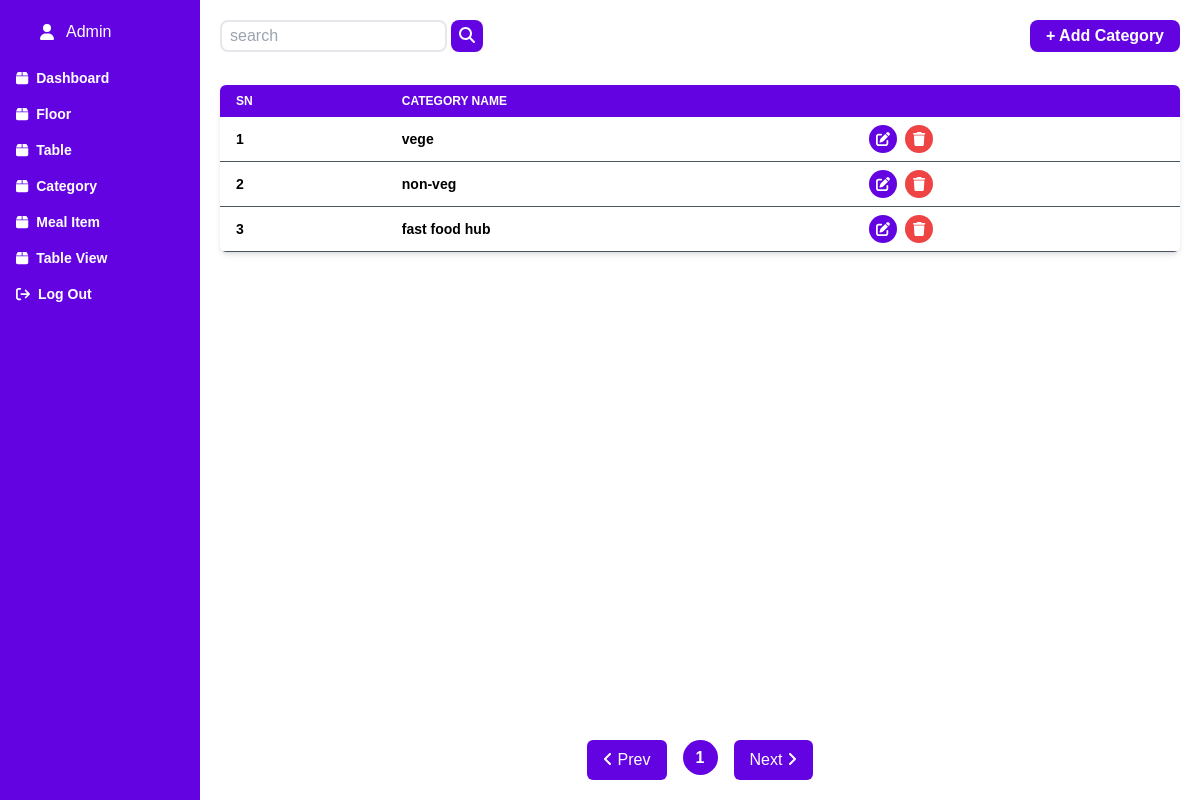
Page /restaurent/addcategory (signed in) on the committed database.
### restaurentapp/models.py (models this page shows, shortened)
class Category(models.Model):
   id = models.BigAutoField(primary_key=True)
   name = models.CharField(max_length=300)
   icon = models.TextField()
   class Meta:
      verbose_name = 'Category'
      verbose_name_plural = 'Categories'

### restaurentapp/views.py (the view, shortened to what this page needs)
# urls.py: path('addcategory', login_required(add_category_view), name='add_category_view'),
def add_category_view(request):
    if "name" in request.POST:
        name =  request.POST.get('name')
        category = Category(name=name)
        category.save()
        return redirect('/restaurent/addcategory')
    context ={
        "SideNav":SideNav,
        "Data":CategorySerializers(Category.objects.all(), many=True).data,
        "Fields" : ["SN","Category Name"],
        "Page" :"Category",
    }
    return render(request, 'restaurent/addcategory.html',context)

### templates/restaurent/addcategory.html (shortened to what this page needs)
{% extends "main.html" %} {% block content %}
<div class="w-full h-full grid grid-cols-12 overflow-hidden">
  {% include "restaurent/sidenav.html" with SideNav=SideNav %}
  <div class="col-span-10 p-5 flex flex-col gap-3">
    <div class="h-[5vh] flex justify-between">
      <form action="" class="">
        <input
          required
          type="text"
          name="search"
          id="search"
          placeholder="search"
          class="bg-transparent border-2 border-grey-600 rounded-lg py-0.5 px-2"
        />
        <button
          type="submit"
          class="bg-primary px-2 py-1 text-white rounded-lg"
        >
          <i class="fa-solid fa-magnifying-glass"></i>
        </button>
      </form>
      <div>
        {% if user.is_staff %}
        <div
          id="add"
          class="bg-primary text-white px-4 py-1 rounded-lg font-bold cursor-pointer"
        >
          + Add Category
        </div>
        {% endif %}
      </div>
    </div>
    <div class="flex flex-col justify-between h-full gap-4">
      <div class="mt-4" id="data">
        <div class="relative overflow-x-auto shadow-md rounded-md">
          <table
            class="w-full text-sm text-left text-gray-500 dark:text-gray-400"
          >
            <thead class="text-xs uppercase bg-primary text-white">
              <tr>
                {% for field in Fields %}
                <th scope="col" class="px-4 py-2">{{field}}</th>
                {% endfor %}
                <th scope="col" class="px-4 py-2"></th>
              </tr>
            </thead>
            <tbody class="data-list text-black">
              {% for data in Data %}
              <tr class="border-b border-gray-600">
                <th class="px-4 py-2">{{forloop.counter}}</th>
                <th scope="row" class="px-4 py-2">{{data.name}}</th>
                {% if user.is_staff %}
                <td class="px-4 py-2 flex gap-2">
                  <a
                    onclick="openPopupCat('{{ data.id }}','{{ data.name }}')"
                    class="bg-primary text-white w-7 h-7 rounded-full flex justify-center items-center cursor-pointer"
                  >
                    <i class="fa-solid fa-pen-to-square"></i>
                  </a>
                  <div
                    onclick="deleteCategory('{{ data.id }}','{{ data.name }}')"
                    class="bg-red-500 text-white w-7 h-7 rounded-full flex justify-center items-center cursor-pointer"
                  >
                    <i class="fa-solid fa-trash"></i>
                  </div>
                </td>
                {% endif %}
              </tr>
              {% endfor %}
            </tbody>
          </table>
        </div>
      </div>
      <div class="flex gap-4 justify-center item-center">
        <button
          id="prev"
          onclick="prevPage()"
          class="bg-primary text-white px-4 py-2 rounded-md"
        >
          <i class="fa fa-angle-left"></i>
          Prev
        </button>
        <div id="pagination" class="flex gap-2">page</div>
        <button
          id="next"
          onclick="nextPage()"
          class="bg-primary text-white px-4 py-2 rounded-md"
        >
          Next
          <i class="fa fa-angle-right"></i>
        </button>
      </div>
    </div>
  </div>
</div>
{% endblock content %}

### templates/restaurent/sidenav.html
<div class="col-span-2 bg-primary py-5">
  <div class="mb-4 flex">
    <div class="flex items-center gap-3 text-white w-full px-10 capitalize">
      <i class="fa-solid fa-user"></i>
      {{user.username}}
    </div>
  </div>
  <ul class="flex flex-col sgap-2 items-end h-full capitalize text-sm">
    {% for item in SideNav %}{% if user.is_staff or item.admin == False %}
    <li>
      <a href="/{{ item.link }}">
        <div
          class="hover:bg-white w-[200px] px-4 py-2 hover:text-primary text-white font-semibold rounded-l-lg flex items-center gap-2"
        >
          <i class="{{ item.icons }}"></i>
          <h1>{{ item.name }}</h1>
        </div>
      </a>
    </li>
    {% endif %} {% endfor %}
    <li>
      <a href="{% url 'logout' %}">
        <div
          class="hover:bg-white w-[200px] px-4 py-2 hover:text-primary text-white font-semibold rounded-l-lg flex items-center gap-2"
        >
          <i class="fa-solid fa-sign-out"></i>
          <h1>Log Out</h1>
        </div>
      </a>
    </li>
  </ul>
</div>

### static/css/style.css (style rules this page uses)
* { margin: 0; padding: 0; box-sizing: border-box; font-family: "Poppins", sans-serif; }
body { width: 100%; height: 100vh; overflow: hidden; }

### rows in the picture
Category: name "vege"
Category: name "non-veg"
Category: name "fast food hub"

### other values in the picture
{{ user.username }} "Admin"
{{ item.name }} "Dashboard" "Floor" "Table" "Category" "Meal Item" "Table View"
{{ field }} "SN" "CATEGORY NAME"
